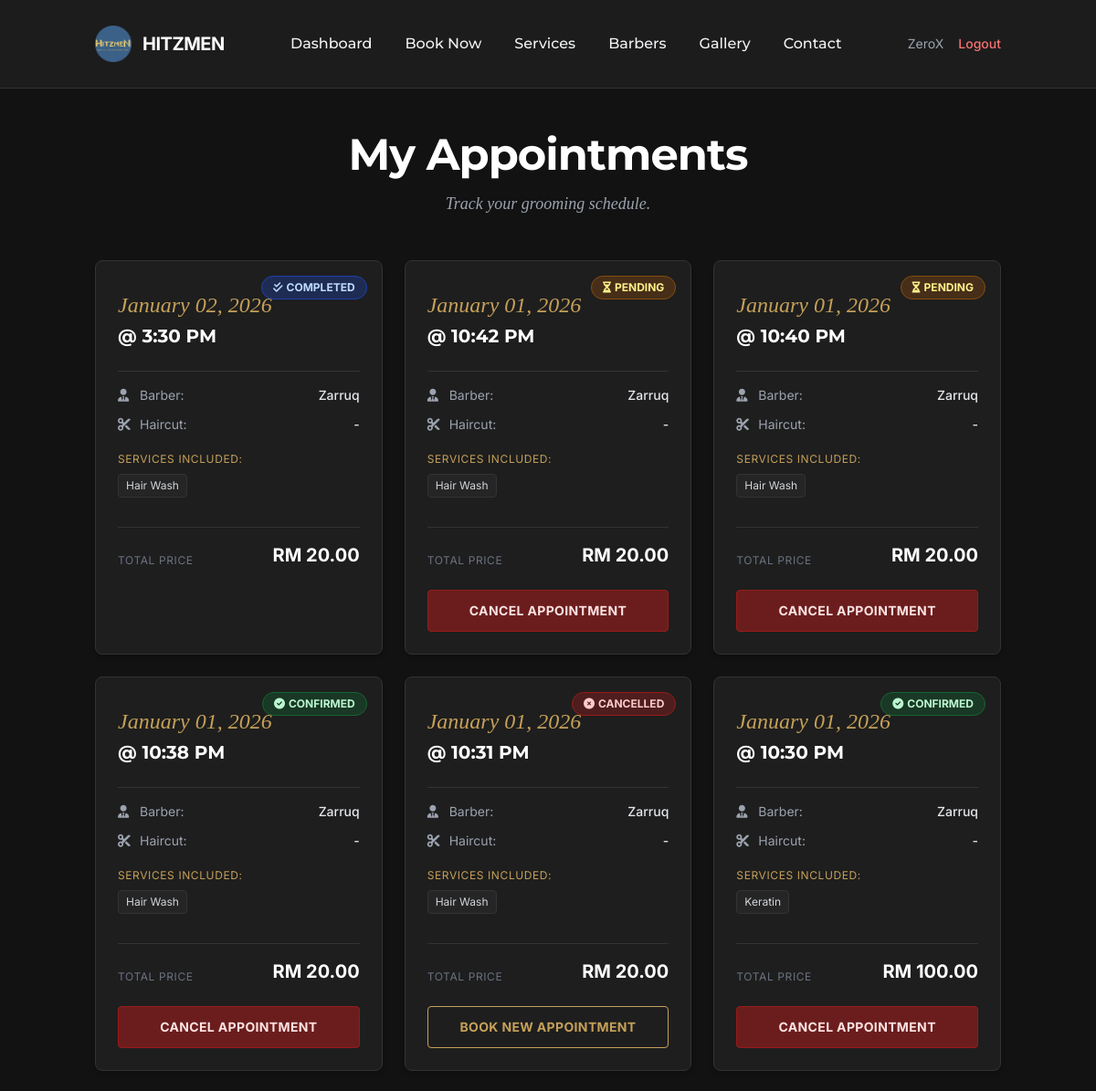
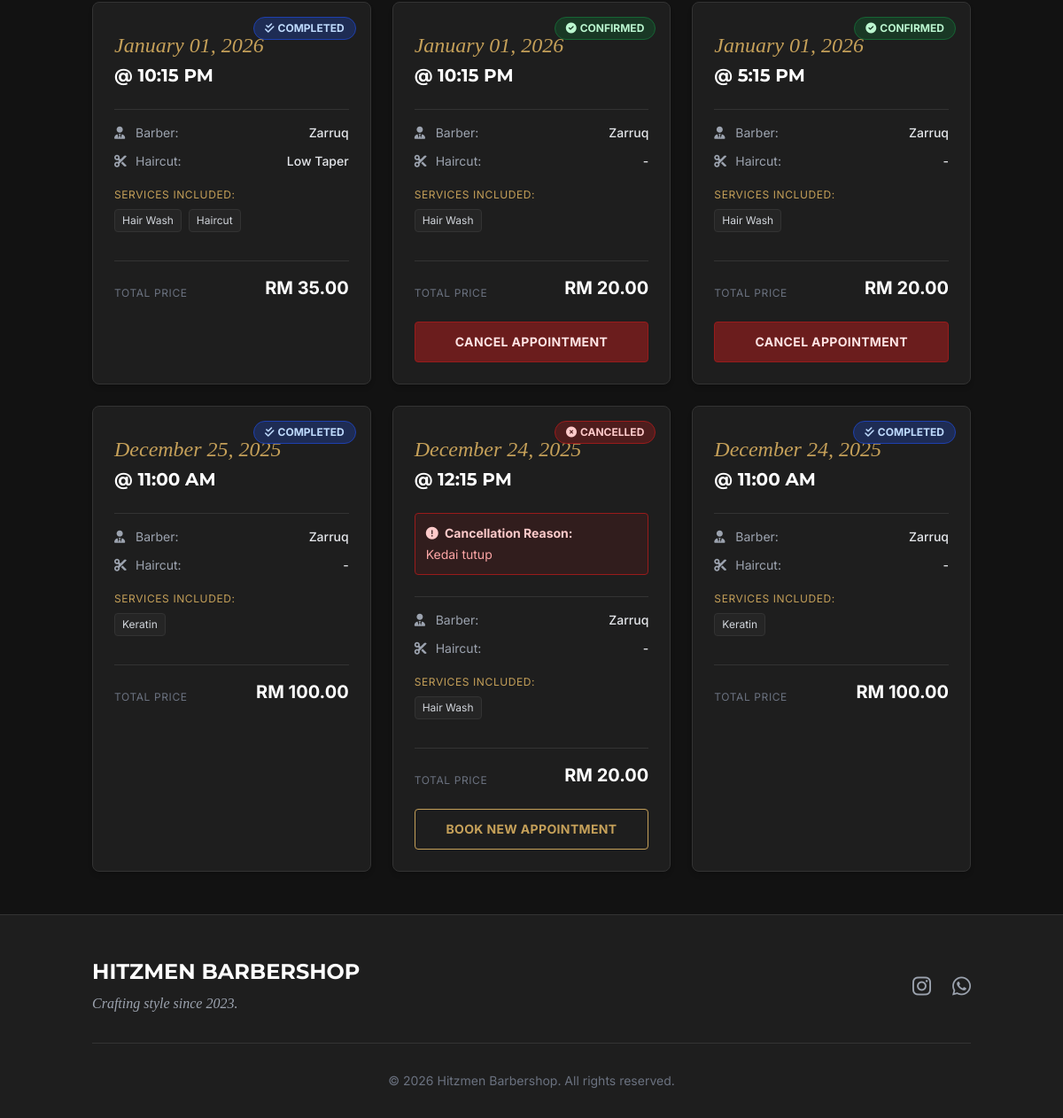
/view_appointment.php (signed in), run on the app's committed database (2 pictures, top to bottom).
### tables this page shows
CREATE TABLE `appointments` (
  `id` int(11) NOT NULL,
  `user_id` int(11) NOT NULL,
  `barber_id` int(11) NOT NULL,
  `appointment_date` date NOT NULL,
  `appointment_time` time NOT NULL,
  `services_ids_json` longtext DEFAULT NULL CHECK (json_valid(`services_ids_json`)),
  `haircut_id` int(11) DEFAULT NULL,
  `total_price` decimal(10,2) NOT NULL,
  `notes` text DEFAULT NULL,
  `status` enum('Pending','Confirmed','Completed','Cancelled') DEFAULT 'Pending',
  `rejection_reason` text DEFAULT NULL,
  `created_at` timestamp NOT NULL DEFAULT current_timestamp(),
  `updated_at` timestamp NOT NULL DEFAULT current_timestamp() ON UPDATE current_timestamp()
);

CREATE TABLE `barbers` (
  `id` int(11) NOT NULL,
  `name` varchar(100) NOT NULL,
  `specialty` varchar(255) DEFAULT NULL,
  `image` varchar(255) DEFAULT NULL,
  `created_at` timestamp NOT NULL DEFAULT current_timestamp(),
  `status` enum('Available','Unavailable','Deleted') DEFAULT 'Available',
  `user_id` int(11) DEFAULT NULL
);

CREATE TABLE `haircuts` (
  `id` int(11) NOT NULL,
  `style_name` varchar(100) NOT NULL,
  `description` text DEFAULT NULL,
  `image` varchar(255) DEFAULT NULL,
  `created_at` timestamp NOT NULL DEFAULT current_timestamp(),
  `face_shape` varchar(50) DEFAULT NULL,
  `hair_type` varchar(50) DEFAULT NULL
);

### view_appointment.php (the view, shortened to what this page needs)
<?php
require_once __DIR__ . '/db.php';
$user_id = $_SESSION['user_id'];
$servicesMap = [];
try {
    $stmtServices = $pdo->query("SELECT id, service_name FROM services");
    while ($row = $stmtServices->fetch(PDO::FETCH_ASSOC)) {
        $servicesMap[$row['id']] = $row['service_name'];
    }
} catch (PDOException $e) {
}
$sql = "
    SELECT
        a.id AS appointment_id,
        a.appointment_date,
        a.appointment_time,
        a.status,
        a.services_ids_json,
        a.total_price,
        a.notes,
        a.rejection_reason,
        b.name AS barber_name,
        h.style_name AS haircut_style
    FROM appointments a
    LEFT JOIN barbers b ON a.barber_id = b.id
    LEFT JOIN haircuts h ON a.haircut_id = h.id
    WHERE a.user_id = ?
    ORDER BY a.appointment_date DESC, a.appointment_time DESC
";
try {
    $stmt = $pdo->prepare($sql);
    $stmt->execute([$user_id]);
    $appointments = $stmt->fetchAll(PDO::FETCH_ASSOC);
} catch (PDOException $e) {
    $error = "Error fetching your appointments. Please try again later.";
    $appointments = [];
}
?>
<!DOCTYPE html>
<html lang="en">
<head>
    <script src="https://cdn.tailwindcss.com"></script>
    <link rel="stylesheet" href="https://cdnjs.cloudflare.com/ajax/libs/font-awesome/6.0.0/css/all.min.css">
    <link rel="stylesheet" href="assets/css/style.css">
</head>
<body class="bg-[#121212] flex flex-col min-h-screen text-gray-100 font-sans">
    <?php include 'includes/header.php'; ?>
    <main class="container mx-auto px-4 py-12 flex-1">
        <div class="text-center mb-12">
            <h1 class="text-4xl md:text-5xl font-bold font-heading text-white mb-4">My Appointments</h1>
            <p class="text-gray-400 max-w-2xl mx-auto text-lg italic font-serif">
                Track your grooming schedule.
            </p>
        </div>
        <div class="max-w-6xl mx-auto">
            <?php if (empty($appointments)): ?>
                <div class="bg-[#1E1E1E] border border-[#333] rounded-lg p-12 text-center shadow-lg">
                    <div class="text-[#C5A059] text-5xl mb-4"><i class="far fa-calendar-times"></i></div>
                    <p class="text-xl text-gray-400 mb-8">You have no appointment history.</p>
                    <a href="book_appointment.php" class="btn btn-primary px-8 py-3 rounded-lg font-bold tracking-wide">
                        Book Your First Appointment
                    </a>
                </div>
            <?php else: ?>
                <div class="grid grid-cols-1 md:grid-cols-2 lg:grid-cols-3 gap-6">
                    <?php foreach ($appointments as $appt): ?>
                        <div class="bg-[#1E1E1E] border border-[#333] rounded-lg p-6 relative overflow-hidden group hover:border-[#C5A059] transition-all duration-300 shadow-md">
                            <?php
                                $statusClass = 'bg-gray-700 text-gray-300';
                                $statusIcon = 'fa-clock';
                                if ($appt['status'] == 'Confirmed') { $statusClass = 'bg-green-900/50 text-green-200 border border-green-800'; $statusIcon = 'fa-check-circle'; }
                                elseif ($appt['status'] == 'Pending') { $statusClass = 'bg-yellow-900/50 text-yellow-200 border border-yellow-800'; $statusIcon = 'fa-hourglass-half'; }
                                elseif ($appt['status'] == 'Cancelled') { $statusClass = 'bg-red-900/50 text-red-200 border border-red-800'; $statusIcon = 'fa-times-circle'; }
                                elseif ($appt['status'] == 'Completed') { $statusClass = 'bg-blue-900/50 text-blue-200 border border-blue-800'; $statusIcon = 'fa-check-double'; }
                            ?>
                            <div class="absolute top-4 right-4 px-3 py-1 text-xs font-bold uppercase rounded-full flex items-center gap-1 <?php echo $statusClass; ?>">
                                <i class="fas <?php echo $statusIcon; ?>"></i>
                                <?php echo htmlspecialchars($appt['status']); ?>
                            </div>
                            <div class="mb-6 mt-2">
                                <h3 class="font-serif text-2xl text-[#C5A059] mb-1 italic">
                                    <?php echo date('F d, Y', strtotime($appt['appointment_date'])); ?>
                                </h3>
                                <p class="text-xl text-white font-bold font-heading">
                                    @ <?php echo date('g:i A', strtotime($appt['appointment_time'])); ?>
                                </p>
                            </div>
                            <?php if ($appt['status'] == 'Cancelled' && !empty($appt['rejection_reason'])): ?>
                                <div class="mb-6 p-3 bg-red-900/20 border border-red-800 rounded text-sm text-red-300">
                                    <span class="font-bold block text-red-200 mb-1"><i class="fas fa-exclamation-circle mr-1"></i> Cancellation Reason:</span>
                                    <?php echo htmlspecialchars($appt['rejection_reason']); ?>
                                </div>
                            <?php endif; ?>
                            <div class="space-y-3 text-sm text-gray-400 mb-8 border-t border-[#333] pt-4">
                                <p class="flex justify-between items-center">
                                    <span><i class="fas fa-user-tie mr-2 w-4"></i>Barber:</span>
                                    <span class="text-gray-200 font-medium"><?php echo htmlspecialchars($appt['barber_name'] ?? 'Not Assigned'); ?></span>
                                </p>
                                <p class="flex justify-between items-center">
                                    <span><i class="fas fa-cut mr-2 w-4"></i>Haircut:</span>
                                    <span class="text-gray-200 font-medium"><?php echo htmlspecialchars($appt['haircut_style'] ?? '-'); ?></span>
                                </p>
                                <div class="pt-2">
                                    <span class="block mb-2 text-xs uppercase tracking-wider text-[#C5A059]">Services Included:</span>
                                    <div class="flex flex-wrap gap-2">
                                        <?php
                                            $sIds = json_decode($appt['services_ids_json'] ?? '[]', true);
                                            if ($sIds) {
                                                foreach ($sIds as $sid) {
                                                    if (isset($servicesMap[$sid])) {
                                                        echo '<span class="px-2 py-1 bg-[#252525] rounded text-xs text-gray-300 border border-[#333]">' . htmlspecialchars($servicesMap[$sid]) . '</span>';
                                                    }
                                                }
                                            } else {
                                                echo '<span class="text-xs italic text-gray-600">None</span>';
                                            }
                                        ?>
                                    </div>
                                </div>
                            </div>
                            <div class="flex justify-between items-end border-t border-[#333] pt-4 mb-6">
                                <span class="text-gray-500 text-xs uppercase tracking-wider">Total Price</span>
                                <span class="text-xl font-bold text-white">RM <?php echo number_format($appt['total_price'], 2); ?></span>
                            </div>
                            <?php if ($appt['status'] == 'Pending' || $appt['status'] == 'Confirmed'): ?>
                                <form action="actions/cancel_my_appointment.php" method="POST" onsubmit="return confirm('Are you sure you want to cancel this appointment?');">
                                    <button type="submit" class="w-full py-3 px-4 rounded bg-red-900/80 hover:bg-red-800 text-red-100 text-sm font-bold uppercase tracking-wide transition border border-red-800">
                                        Cancel Appointment
                                    </button>
                                </form>
                            <?php elseif ($appt['status'] == 'Cancelled'): ?>
                                <a href="book_appointment.php" class="block w-full text-center py-3 px-4 rounded border border-[#C5A059] text-[#C5A059] hover:bg-[#C5A059] hover:text-[#121212] text-sm font-bold uppercase tracking-wide transition">
                                    Book New Appointment
                                </a>
                            <?php endif; ?>
                        </div>
                    <?php endforeach; ?>
                </div>
            <?php endif; ?>
        </div>
    </main>
    <?php include 'includes/footer.php'; ?>
</body>
</html>

### assets/css/style.css (style rules this page uses)
:root { --bg-primary: #121212; --bg-secondary: #1E1E1E; --bg-card: #252525; --text-primary: #F3F4F6; --text-secondary: #9CA3AF; --accent-gold: #C5A059; --accent-gold-hover: #D4AF37; --border-color: #333333; --success: #10B981; --warning: #F59E0B; --danger: #EF4444; --spacing-xs: 0.5rem; --spacing-sm: 1rem; --spacing-md: 2rem; --spacing-lg: 4rem; --transition-fast: 0.2s ease; --transition-base: 0.3s ease; }
* { margin: 0; padding: 0; box-sizing: border-box; }
body { font-family: 'Inter', sans-serif; background-color: var(--bg-primary); color: var(--text-primary); line-height: 1.6; -webkit-font-smoothing: antialiased; -moz-osx-font-smoothing: grayscale; color-scheme: dark; }
h1, h2, h3, h4, h5, h6 { font-family: 'Montserrat', sans-serif; color: var(--text-primary); margin-bottom: var(--spacing-sm); font-weight: 600; }
h1 { font-size: 2.5rem; letter-spacing: -0.02em; }
h3 { font-size: 1.5rem; }
a { text-decoration: none; color: inherit; transition: color var(--transition-fast); }
.container { max-width: 1200px; margin: 0 auto; padding: 0 var(--spacing-sm); }
.font-serif { font-family: 'Playfair Display', serif; }

### data on the page
appointments: status "COMPLETED", appointment_date "January 02, 2026", appointment_time "3:30 PM", barber.name "Zarruq", haircut_style "-", services_ids_json "Hair Wash", total_price "20.00"
appointments: status "PENDING", appointment_date "January 01, 2026", appointment_time "10:42 PM", barber.name "Zarruq", haircut_style "-", services_ids_json "Hair Wash", total_price "20.00"
appointments: status "PENDING", appointment_date "January 01, 2026", appointment_time "10:40 PM", barber.name "Zarruq", haircut_style "-", services_ids_json "Hair Wash", total_price "20.00"
appointments: status "CONFIRMED", appointment_date "January 01, 2026", appointment_time "10:38 PM", barber.name "Zarruq", haircut_style "-", services_ids_json "Hair Wash", total_price "20.00"
appointments: status "CANCELLED", appointment_date "January 01, 2026", appointment_time "10:31 PM", barber.name "Zarruq", haircut_style "-", services_ids_json "Hair Wash", total_price "20.00", shows "BOOK NEW APPOINTMENT"
appointments: status "CONFIRMED", appointment_date "January 01, 2026", appointment_time "10:30 PM", barber.name "Zarruq", haircut_style "-", services_ids_json "Keratin", total_price "100.00"
appointments: status "COMPLETED", appointment_date "January 01, 2026", appointment_time "10:15 PM", barber.name "Zarruq", haircut.style_name "Low Taper", services_ids_json "Hair Wash", services_ids_json "Haircut", total_price "35.00"
appointments: status "CONFIRMED", appointment_date "January 01, 2026", appointment_time "10:15 PM", barber.name "Zarruq", haircut_style "-", services_ids_json "Hair Wash", total_price "20.00"
appointments: status "CONFIRMED", appointment_date "January 01, 2026", appointment_time "5:15 PM", barber.name "Zarruq", haircut_style "-", services_ids_json "Hair Wash", total_price "20.00"
appointments: status "COMPLETED", appointment_date "December 25, 2025", appointment_time "11:00 AM", barber.name "Zarruq", haircut_style "-", services_ids_json "Keratin", total_price "100.00"
appointments: status "CANCELLED", appointment_date "December 24, 2025", appointment_time "12:15 PM", rejection_reason "Kedai tutup", barber.name "Zarruq", haircut_style "-", services_ids_json "Hair Wash", total_price "20.00", shows "BOOK NEW APPOINTMENT"
appointments: status "COMPLETED", appointment_date "December 24, 2025", appointment_time "11:00 AM", barber.name "Zarruq", haircut_style "-", services_ids_json "Keratin", total_price "100.00"

### other printed values
$label "Dashboard"
$label "Book Now"
$label "Services"
$label "Barbers"
$label "Gallery"
$label "Contact"
$_SESSION['username'] "ZeroX"
